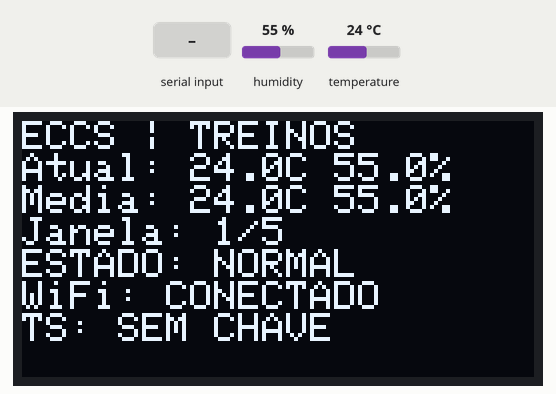
The sketch below on a simulated ESP32. Shown: 128×64 one-colour display. The inputs (shaded band) are chosen by the test bench; at power-on: humidity 55 %, temperature 24 °C. WiFi joins after 1.5 s; servers stay silent unless stated; web services answer with replies made up by the test bench; what the sketch prints to the serial monitor is not drawn.

Above: at 2.6 s.
2.7 s: humidity set to 69 %
At 5.5 s:
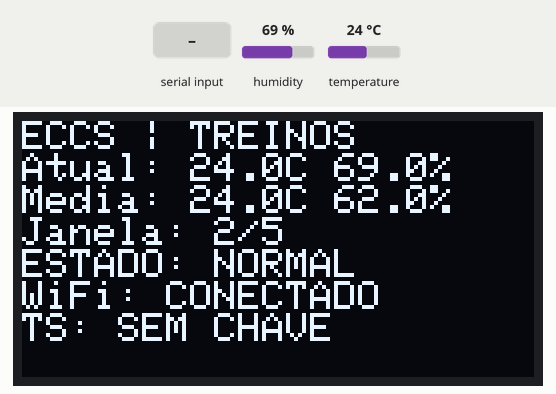
7.5 s: humidity set to 72 %
At 8.7 s:
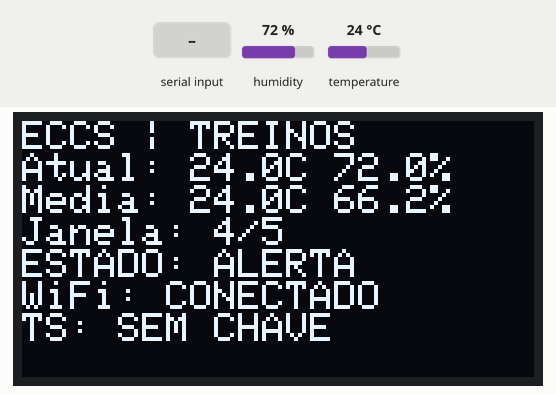
13.5 s: "90,45\n" received over Serial
At 14.6 s:
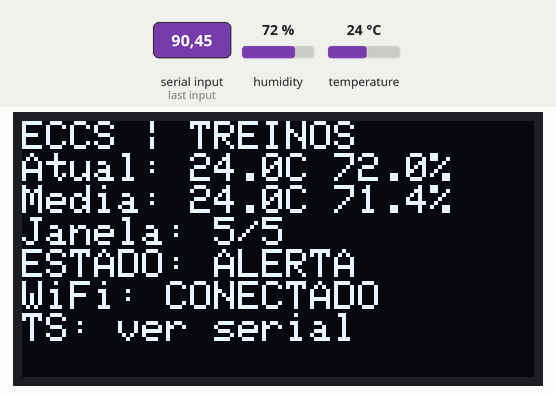
17.5 s: humidity set to 22 %
At 20.6 s:
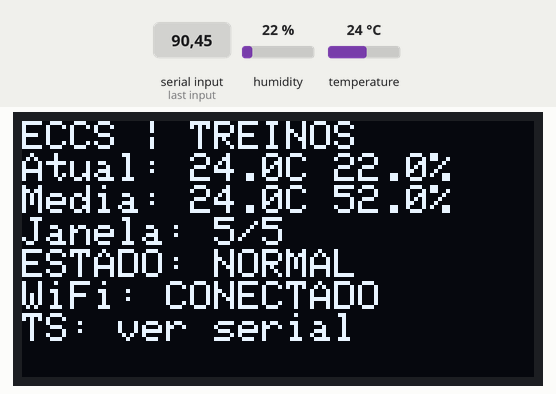
23.5 s: temperature set to 12 °C
At 24.9 s:
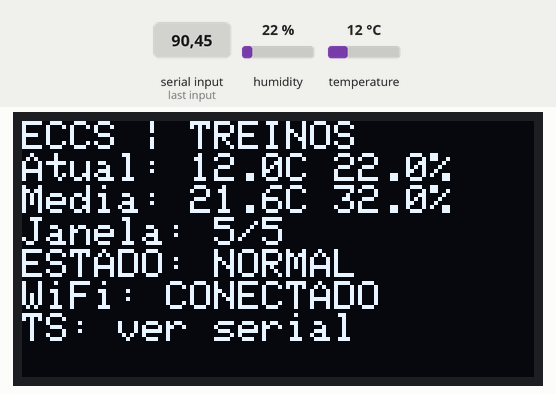
27.5 s: temperature set to 19 °C
At 29.3 s:
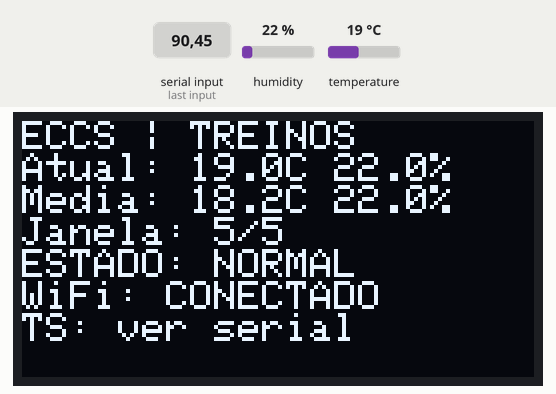
Timing chart, 0 to 30.8 s (numbered marks = the images above; inputs shaded):
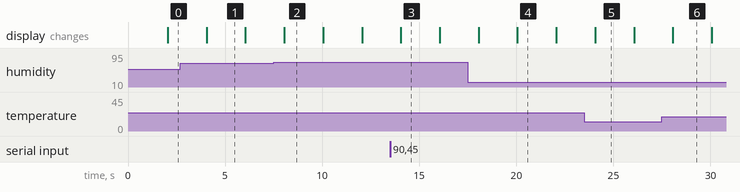

The sketch:

sketch.ino
```cpp
// ECCS - Edge Computing aplicado ao ambiente de treinos
#include <WiFi.h>
#include <HTTPClient.h>
#include <Wire.h>
#include <DHTesp.h>
#include <Adafruit_GFX.h>
#include <Adafruit_SSD1306.h>

DHTesp dht;
Adafruit_SSD1306 oled(128, 64, &Wire, -1);
const int N = 5;
const float LIM_T = 30.0, LIM_U = 70.0; // limites didaticos
float ts[N] = {}, us[N] = {};
int pos = 0, quantidade = 0;
float temperatura, umidade, mediaT, mediaU;
bool alerta = false, valido = false;
String chave = ""; // digite a Write API Key no monitor serial, nunca publique aqui
String entrada;
String nuvem = "SEM CHAVE";
unsigned long ultimaLeitura = 0, ultimoEnvio = 0, ultimoWifi = 0;
QueueHandle_t fila;
struct Medicao { float t, u, mt, mu; int alerta; };

// A rede roda em outra tarefa para nao interromper as leituras locais.
void enviarNuvem(void*) {
  Medicao m;
  for (;;) {
    if (xQueueReceive(fila, &m, portMAX_DELAY) == pdTRUE) {
      if (WiFi.status() != WL_CONNECTED) continue;
      HTTPClient http;
      http.setConnectTimeout(3000);
      http.setTimeout(3000);
      http.begin("http://api.thingspeak.com/update");
      http.addHeader("Content-Type", "application/x-www-form-urlencoded");
      String corpo = "api_key=" + chave + "&field1=" + String(m.t, 1)
        + "&field2=" + String(m.u, 1) + "&field3=" + String(m.mt, 1)
        + "&field4=" + String(m.mu, 1) + "&field5=" + String(m.alerta);
      int status = http.POST(corpo);
      String resposta = status > 0 ? http.getString() : "";
      if (status == 200 && resposta.toInt() > 0)
        Serial.println("ThingSpeak: registro confirmado " + resposta);
      else Serial.println("ThingSpeak: falha HTTP " + String(status) + " (verifique chave/intervalo)");
      http.end();
    }
  }
}

void tela() {
  oled.clearDisplay(); oled.setCursor(0, 0);
  oled.println("ECCS | TREINOS");
  if (valido) {
    oled.printf("Atual: %.1fC %.1f%%\n", temperatura, umidade);
    oled.printf("Media: %.1fC %.1f%%\n", mediaT, mediaU);
    oled.printf("Janela: %d/%d\n", quantidade, N);
    oled.println(alerta ? "ESTADO: ALERTA" : "ESTADO: NORMAL");
  } else {
    oled.println("SENSOR: SEM DADOS");
    oled.println("Verifique o DHT22");
    oled.println(); oled.println();
  }
  oled.println(WiFi.status() == WL_CONNECTED ? "WiFi: CONECTADO" : "WiFi: OFFLINE");
  oled.println(chave.length() ? "TS: ver serial" : "TS: SEM CHAVE");
  oled.display();
}

void setup() {
  Serial.begin(115200);
  dht.setup(15, DHTesp::DHT22);
  Wire.begin(21, 22);
  if (!oled.begin(SSD1306_SWITCHCAPVCC, 0x3C)) {
    Serial.println("Falha no OLED"); while (true) delay(1000);
  }
  oled.setTextSize(1); oled.setTextColor(SSD1306_WHITE);
  WiFi.begin("Wokwi-GUEST", "", 6);
  fila = xQueueCreate(1, sizeof(Medicao));
  xTaskCreate(enviarNuvem, "ThingSpeak", 8192, nullptr, 1, nullptr);
  Serial.println("ECCS iniciado. Limites demonstrativos: T > 30C ou U > 70%.");
  Serial.println("Para enviar, digite a Write API Key do seu canal e Enter (nao sera exibida).");
  tela();
}

void loop() {
  // Aceita uma chave por execucao, mantendo-a apenas em RAM.
  while (Serial.available()) {
    char c = Serial.read();
    if (c == '\n' || c == '\r') {
      entrada.trim();
      if (entrada.length() && !chave.length()) {
        chave = entrada; Serial.println("Chave recebida em RAM.");
      }
      entrada = "";
    } else if (entrada.length() < 64) entrada += c;
  }
  unsigned long agora = millis();
  if (WiFi.status() != WL_CONNECTED && agora - ultimoWifi >= 10000) {
    ultimoWifi = agora; WiFi.reconnect();
  }
  if (agora - ultimaLeitura >= 2000) {
    ultimaLeitura = agora;
    TempAndHumidity v = dht.getTempAndHumidity();
    valido = !isnan(v.temperature) && !isnan(v.humidity);
    if (valido) {
      temperatura = v.temperature; umidade = v.humidity;
      ts[pos] = temperatura; us[pos] = umidade;
      pos = (pos + 1) % N; if (quantidade < N) quantidade++;
      mediaT = mediaU = 0;
      for (int i = 0; i < quantidade; i++) { mediaT += ts[i]; mediaU += us[i]; }
      mediaT /= quantidade; mediaU /= quantidade;
      // Alerta imediato ou persistente pela media: tudo decidido no ESP32.
      alerta = temperatura > LIM_T || umidade > LIM_U || mediaT > LIM_T || mediaU > LIM_U;
      Serial.printf("T=%.1fC U=%.1f%% | medias(%d)=%.1fC %.1f%% | %s\n",
        temperatura, umidade, quantidade, mediaT, mediaU, alerta ? "ALERTA" : "NORMAL");
    } else Serial.println("Falha no sensor: leitura descartada, envio suspenso.");
    tela();
  }
  if (agora - ultimoEnvio >= 20000) {
    ultimoEnvio = agora;
    if (valido && chave.length() && WiFi.status() == WL_CONNECTED) {
      Medicao m = {temperatura, umidade, mediaT, mediaU, alerta ? 1 : 0};
      xQueueOverwrite(fila, &m);
    }
  }
  delay(10);
}
```

Measured:
- the behaviour switches between 70 and 71 % on humidity (found by bisection; images 1 and 2)
- after the input at 7.5 s, the display: changes after 0.55 s (image 2)
- after the input at 13.5 s, the display: changes after 0.56 s (image 3)
- after the input at 17.5 s, the display: first changes after 0.56 s (image 4 shows a later state)
- what the display in image 1 shows lasts 2.0 s, from 4.0 s to 6.0 s
